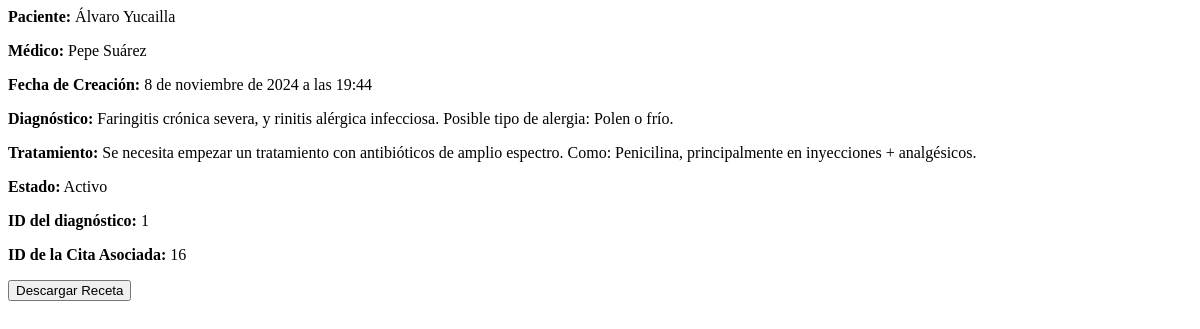
/core/diagnostic/1/details/ (signed in), run on an earlier commit of the app's database.
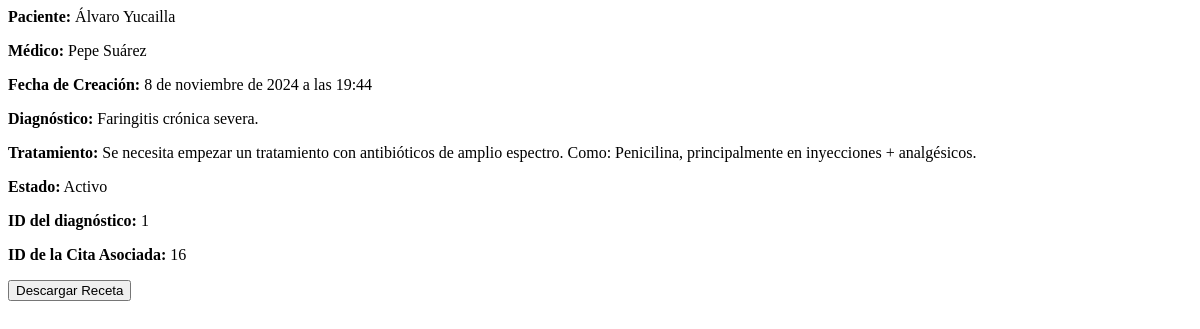
And on a later commit of the database.
### core/models.py (models this page shows, shortened)
class MedicalHistory(models.Model):
    patient = models.ForeignKey(
        User, on_delete=models.CASCADE, related_name='medical_histories')
    doctor = models.ForeignKey(
        User, on_delete=models.SET_NULL, null=True, blank=True, related_name='diagnosed_histories'
    )
    appointment = models.ForeignKey(
        Appointment, on_delete=models.CASCADE, related_name='medical_histories', null=False)
    created_at = models.DateTimeField(default=timezone.now, editable=False)
    modified_at = models.DateTimeField(auto_now=True)
    modified_by = models.ForeignKey(
        User, on_delete=models.SET_NULL, null=True, blank=True, related_name='modified_histories')
    diagnosis = models.TextField()
    treatment = models.TextField(blank=True, null=True)
    status = models.CharField(
        max_length=20,
        choices=[
            ('ACTIVE', 'Activo'),
            ('ARCHIVED', 'Archivado'),
            ('PENDING', 'Pendiente'),
        ],
        default='ACTIVE'
    )

class User(AbstractUser):
    middle_name = models.CharField(max_length=30, blank=True, null=True)
    maternal_surname = models.CharField(max_length=30, blank=True, null=True)
    identification = models.CharField(max_length=13, blank=True, null=True)
    address = models.CharField(max_length=50, blank=True, null=True)
    city = models.CharField(max_length=15, blank=True, null=True)
    phone_number = models.CharField(max_length=10, blank=True, null=True)
    birth_date = models.DateField(blank=True, null=True)
    GENRE_CHOICES = [
        ('M', 'Masculino'),
        ('F', 'Femenino'),
    ]
    genre = models.CharField(
        max_length=1, choices=GENRE_CHOICES, blank=False, null=False)

### core/views/diagnoses_views.py (the view)
@login_required
def diagnostic_details(request, diagnostic_id):
    try:
        diagnostic = MedicalHistory.objects.select_related(
            'doctor').get(id=diagnostic_id)
        context = {
            'medical_history': diagnostic,
            'appointment_id': diagnostic.appointment.id
        }
        return render(request, 'shared/diagnostic_details.html', context)
    except MedicalHistory.DoesNotExist:
        return JsonResponse({"message": "Diagnóstico no encontrado"}, status=404)

### core/context_processors.py (called while the page is built)
def group_context(request):
    if request.user.is_authenticated:
        return {
            'is_paciente': request.user.groups.filter(name='Paciente').exists(),
            'is_administrador': request.user.groups.filter(name='Administrador').exists(),
            'is_secretaria': request.user.groups.filter(name='Secretaria').exists(),
            'is_doctor': request.user.groups.filter(name='Doctor').exists(),
            'is_manager': request.user.groups.filter(name='Gerencia').exists(),
        }
    return {}

def notifications_processor(request):
    if request.user.is_authenticated:
        notifications = Notification.objects.filter(
            patient=request.user,
            is_read=False
        ).order_by('-created_at')
        return {
            'notifications': notifications,
            'unread_notifications': notifications,
        }
    return {'notifications': None, 'unread_notifications': None}

### core/templates/shared/diagnostic_details.html (shortened to what this page needs)
<p><strong>Paciente:</strong> {{ medical_history.patient.first_name }} {{ medical_history.patient.last_name }}</p>
<p><strong>Médico:</strong> {{ medical_history.doctor.first_name }} {{ medical_history.doctor.last_name }}</p>
<p><strong>Fecha de Creación:</strong> {{ medical_history.created_at }}</p>
<p><strong>Diagnóstico:</strong> {{ medical_history.diagnosis }}</p>
<p><strong>Tratamiento:</strong> {{ medical_history.treatment }}</p>
<p><strong>Estado:</strong> {{ medical_history.get_status_display }}</p>
<p><strong>ID del diagnóstico:</strong> {{ medical_history.id }}</p>
<p><strong>ID de la Cita Asociada:</strong> {{ appointment_id }}</p>
{% if medical_history.prescriptions.exists %}
<button class="btn btn-success" id="downloadPrescriptionBtn"
    data-prescription-id="{{ medical_history.prescriptions.first.id }}"
    onclick="downloadPrescription('{{ medical_history.prescriptions.first.id }}')">
     Descargar Receta
</button>
{% else %}
<button class="btn btn-secondary" disabled>
    <i class="fa-solid fa-file-circle-xmark"></i> No hay receta disponible
</button>
{% endif %}

What changed in the data, as far as the page shows it:
changed MedicalHistory "Activo": diagnosis "Faringitis crónica severa, y rinitis alérgica infecciosa. Posible tipo de alergia: Polen o frío." → "Faringitis crónica severa."
